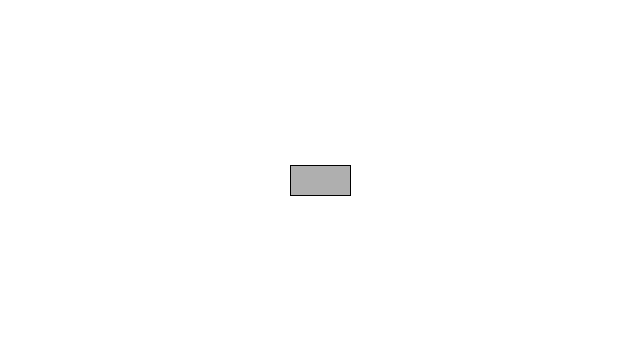
Frame 1 (no input)
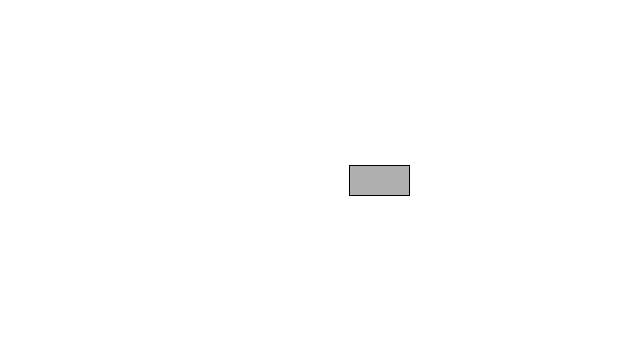
Frame 60 (the mouse pressed at the canvas centre just before this capture)
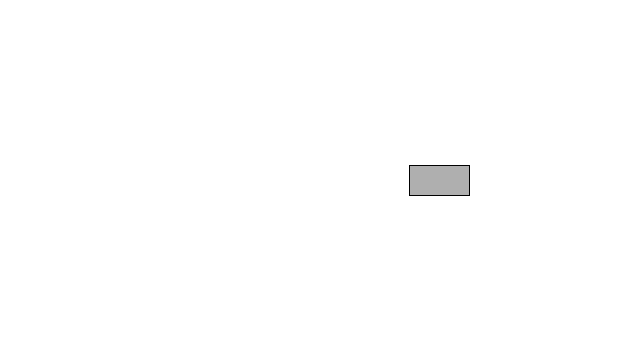
Frame 120 (the mouse held since frame 60 and released just before this capture)

The Processing sketch that drew these frames (run headless with seeded random() and noise(); from frame 60 on, the mouse is pressed at the canvas centre):

// Processing sketch: day14
// ── day14.pde
Car myCar; //declaring car object as globle variable


void setup(){
  size (640,360);
  myCar = new Car();
}  
  
void draw(){  
  background(255);
  myCar.display();
  myCar.move();
}
class Car {
  color c;
  float xpos;
  float ypos;
  float xspeed;
  
  
  Car(){ //constructort, set variables
  c = color(175);
  xpos =width/2;
  ypos = height/2;
  xspeed = 1;
}
void display(){ //Function
  rectMode(CENTER);
  stroke(0);
  fill(c);
  rect(xpos,ypos,60,30);
}
void move(){ //function
   xpos = xpos + xspeed;
   if (xpos > width){
   xpos = 0;
  }
 } 
}
